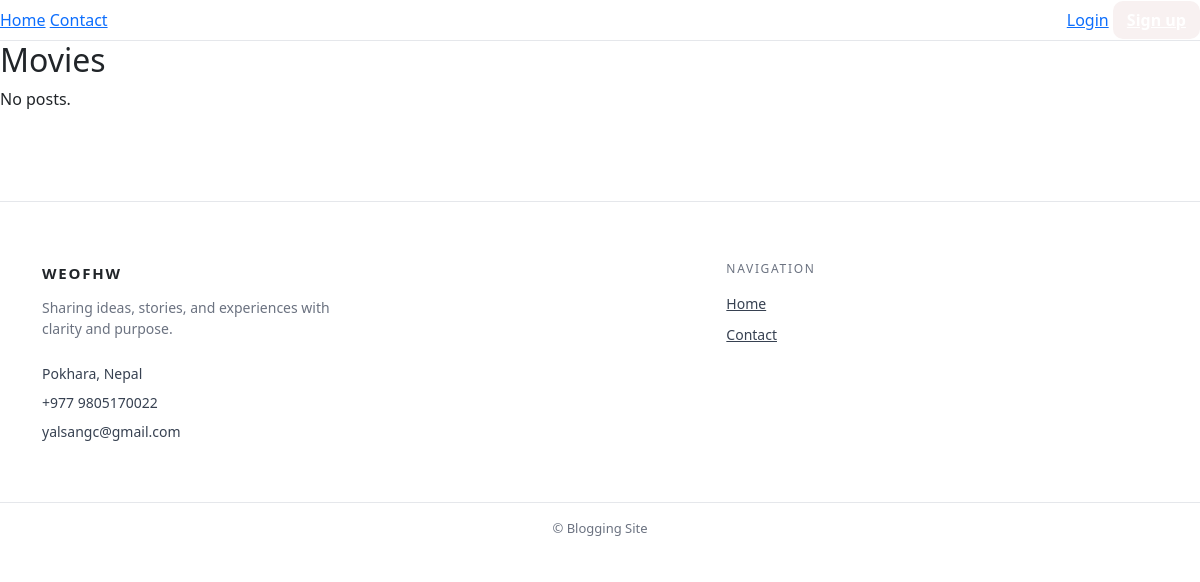
The app's page /category/Movies/, older data.
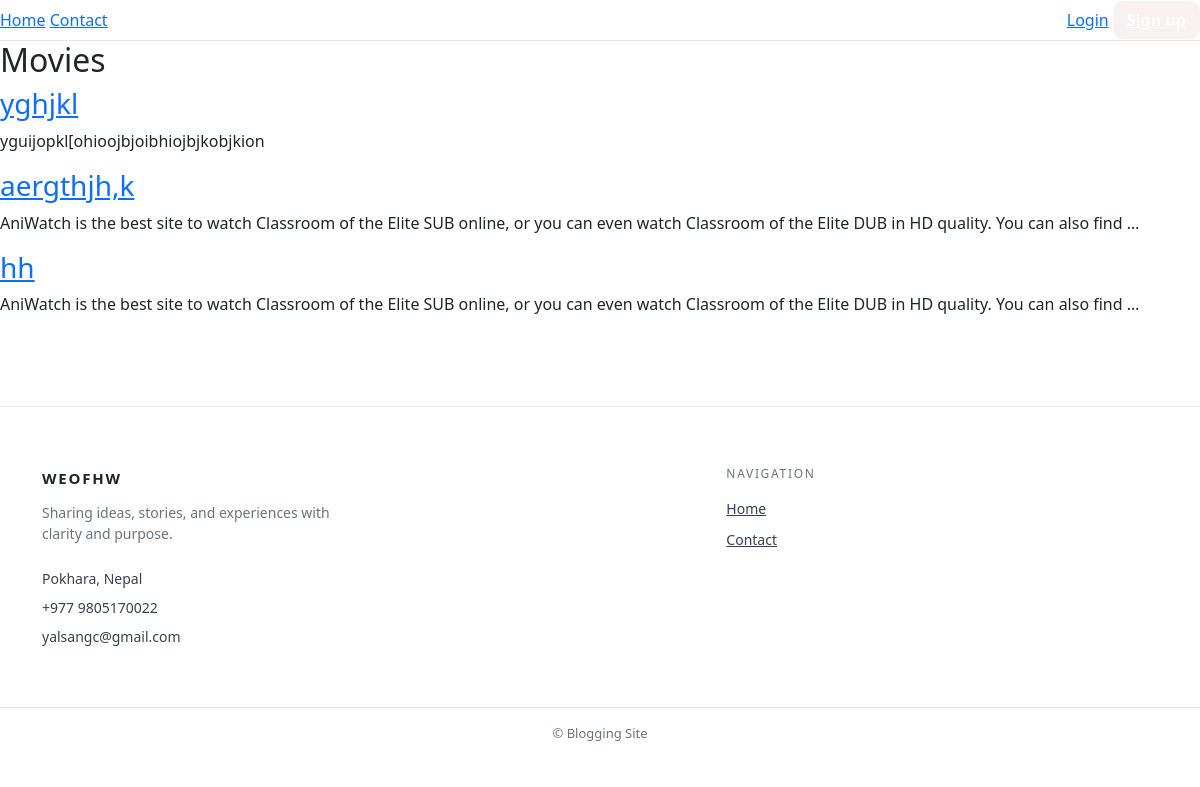
The same page, newer data.
### core/models.py (models this page shows, shortened)
class Article(models.Model):
    title = models.CharField(max_length=200)
    content = models.TextField()
    author = models.ForeignKey(User, on_delete=models.CASCADE)
    date = models.DateTimeField(auto_now_add=True)
    image = models.ImageField(upload_to='blog_images/', blank=True, null=True)
    category = models.ForeignKey(Category, on_delete=models.CASCADE, related_name='Article')
    likes = models.ManyToManyField(User, related_name='liked_articles', blank=True)

### core/views.py (the view)
# urls.py: path("category/<str:cat_name>/", views.categoryview, name="categoryview"),
def categoryview(request, cat_name):
    category = get_object_or_404(Category, name=cat_name)
    category_articles = Article.objects.filter(category=category).order_by("-date")
    ctx = {"category": category, "category_articles": category_articles}
    if is_htmx(request):
        return render(request, "partials/categories_content.html", ctx)
    return render(request, "categories.html", ctx)

### core/views.py (called while the page is built)
def is_htmx(request):
    return request.headers.get("HX-Request") == "true"

### templates/categories.html (shortened to what this page needs)
{% extends "base.html" %}
{% block content %}
  {% include "partials/categories_content.html" %}
{% endblock %}

### templates/partials/categories_content.html
<h2>{{ category.name }}</h2>
{% for a in category_articles %}
  <div>
    <h3>
      <a
        href="{% url 'article_detail' a.id %}"
        hx-get="{% url 'article_detail' a.id %}"
        hx-target="#main-content"
        hx-push-url="true"
      >
        {{ a.title }}
      </a>
    </h3>
    <p>{{ a.content|truncatewords:30 }}</p>
  </div>
{% empty %}
  <p>No posts.</p>
{% endfor %}

Row changes from the older to the newer data that the page shows:
added Article: title "yghjkl", content "yguijopkl[ohioojbjoibhiojbjkobjkion"
added Article: title "aergthjh,k", content "AniWatch is the best site to watch Classroom of the Elite SUB online, or you can even watch Classroom of the Elite DUB in HD quality. You can also find …"
added Article: title "hh", content "AniWatch is the best site to watch Classroom of the Elite SUB online, or you can even watch Classroom of the Elite DUB in HD quality. You can also find …"
Text that changed along with them:
text no longer shown: "No posts."
